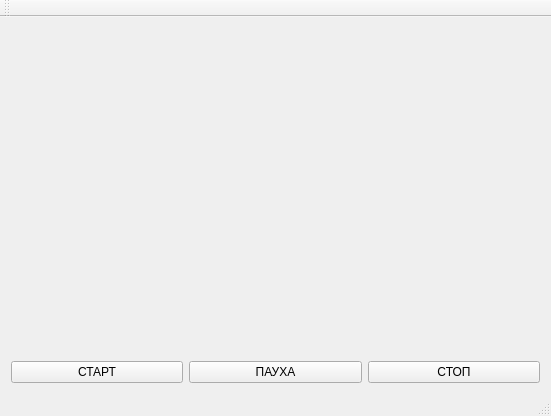
<?xml version="1.0" encoding="UTF-8"?>
<ui version="4.0">
 <class>MainWindow</class>
 <widget class="QMainWindow" name="MainWindow">
  <property name="geometry">
   <rect>
    <x>0</x>
    <y>0</y>
    <width>551</width>
    <height>416</height>
   </rect>
  </property>
  <property name="windowTitle">
   <string>MainWindow</string>
  </property>
  <widget class="QWidget" name="centralWidget">
   <layout class="QVBoxLayout" name="verticalLayout">
    <item>
     <widget class="QWidget" name="widget" native="true"/>
    </item>
    <item>
     <layout class="QHBoxLayout" name="horizontalLayout">
      <item>
       <widget class="QPushButton" name="pStart">
        <property name="text">
         <string>СТАРТ</string>
        </property>
       </widget>
      </item>
      <item>
       <widget class="QPushButton" name="pPause">
        <property name="text">
         <string>ПАУХА</string>
        </property>
       </widget>
      </item>
      <item>
       <widget class="QPushButton" name="pStop">
        <property name="text">
         <string>СТОП</string>
        </property>
       </widget>
      </item>
     </layout>
    </item>
   </layout>
  </widget>
  <widget class="QMenuBar" name="menuBar">
   <property name="geometry">
    <rect>
     <x>0</x>
     <y>0</y>
     <width>551</width>
     <height>21</height>
    </rect>
   </property>
  </widget>
  <widget class="QToolBar" name="mainToolBar">
   <attribute name="toolBarArea">
    <enum>TopToolBarArea</enum>
   </attribute>
   <attribute name="toolBarBreak">
    <bool>false</bool>
   </attribute>
  </widget>
  <widget class="QStatusBar" name="statusBar"/>
 </widget>
 <layoutdefault spacing="6" margin="11"/>
 <resources/>
 <connections/>
</ui>
